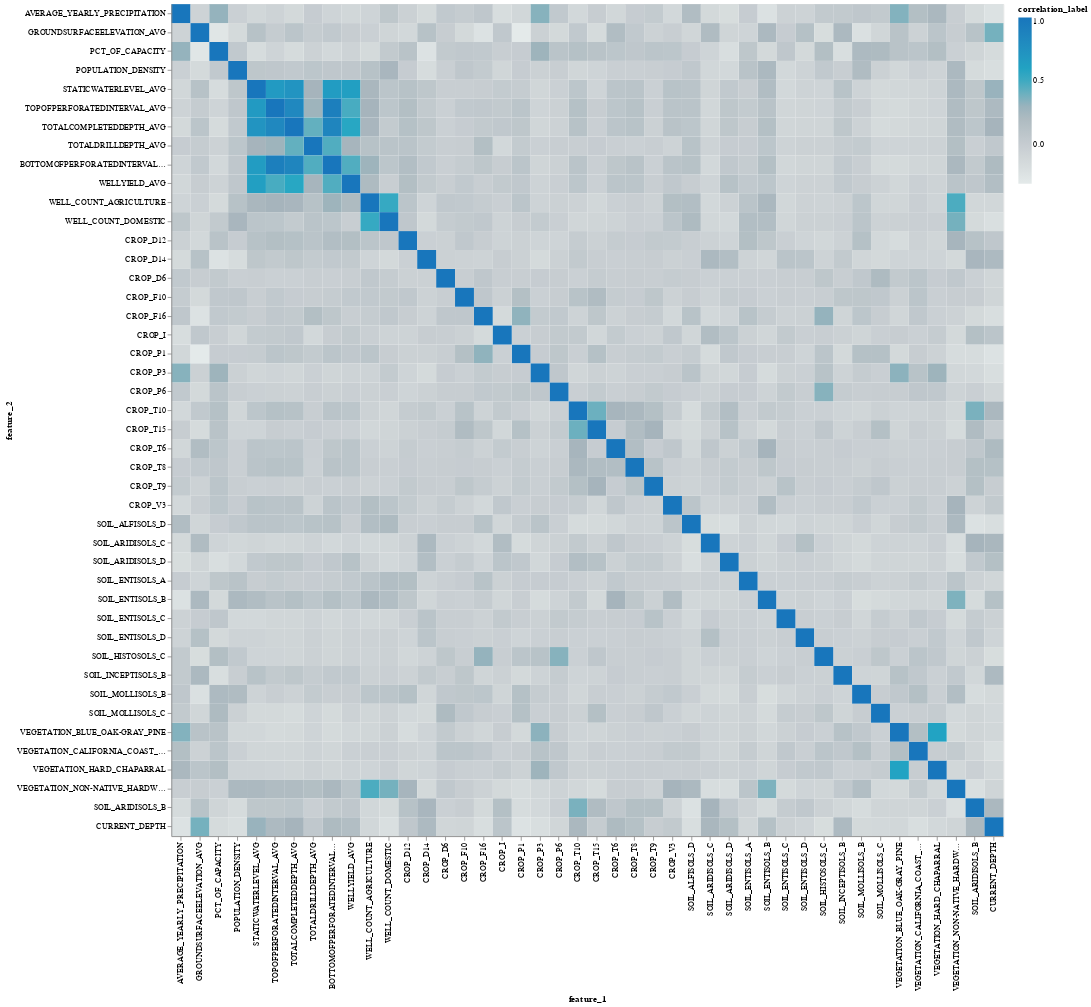

The code cell stored with this chart in its notebook:
### Markdown cell above
### Find feature correlation

### Code cell
draw_corr_heatmap(X_train_impute_df.reset_index(), ['TOWNSHIP_RANGE', 'YEAR'])

### Figure 1 — Vega-Lite specification as saved in the notebook (floating-point values rounded to 4 significant figures; data arrays with more than 128 entries replaced by an {"elided": "..."} marker saying what was removed)
{"config": {"view": {"continuousWidth": 400, "continuousHeight": 300}}, "data": {"name": "data-311a0afcf6a4bf169cb1b7725d3e59e1"}, "mark": "rect", "encoding": {"color": {"field": "correlation_label", "scale": {"scheme": "lightgreyteal"}, "type": "quantitative"}, "tooltip": [{"field": "feature_1", "title": "feature_1", "type": "nominal"}, {"field": "feature_2", "title": "feature_2", "type": "nominal"}, {"field": "correlation_label", "title": "Correlation Value", "type": "quantitative"}], "x": {"field": "feature_1", "sort": ["AVERAGE_YEARLY_PRECIPITATION", "GROUNDSURFACEELEVATION_AVG", "PCT_OF_CAPACITY", "POPULATION_DENSITY", "STATICWATERLEVEL_AVG", "TOPOFPERFORATEDINTERVAL_AVG", "TOTALCOMPLETEDDEPTH_AVG", "TOTALDRILLDEPTH_AVG", "BOTTOMOFPERFORATEDINTERVAL_AVG", "WELLYIELD_AVG", "WELL_COUNT_AGRICULTURE", "WELL_COUNT_DOMESTIC", "WELL_COUNT_INDUSTRIAL", "WELL_COUNT_PUBLIC", "CROP_C", "CROP_C6", "CROP_D10", "CROP_D12", "CROP_D13", "CROP_D14", "CROP_D15", "CROP_D16", "CROP_D3", "CROP_D5", "CROP_D6", "CROP_F1", "CROP_F10", "CROP_F16", "CROP_F2", "CROP_G", "CROP_G2", "CROP_G6", "CROP_I", "CROP_P1", "CROP_P3", "CROP_P6", "CROP_R", "CROP_R1", "CROP_T10", "CROP_T15", "CROP_T18", "CROP_T19", "CROP_T21", "CROP_T26", "CROP_T30", "CROP_T31", "CROP_T4", "CROP_T6", "CROP_T8", "CROP_T9", "CROP_V", "CROP_V3", "CROP_YP", "SOIL_ALFISOLS_B", "SOIL_ALFISOLS_C", "SOIL_ALFISOLS_D", " SOIL_ARIDISOLS_B", "SOIL_ARIDISOLS_C", "SOIL_ARIDISOLS_D", "SOIL_ENTISOLS_A", "SOIL_ENTISOLS_B", "SOIL_ENTISOLS_C", "SOIL_ENTISOLS_D", "SOIL_HISTOSOLS_C", "SOIL_INCEPTISOLS_B", "SOIL_INCEPTISOLS_D", "SOIL_MOLLISOLS_B", "SOIL_MOLLISOLS_C", "SOIL_MOLLISOLS_D", "SOIL_ROCK_OUTCROP_D", "SOIL_VERTISOLS_D", "SOIL_WATER_", "VEGETATION_BLUE_OAK-GRAY_PINE", "VEGETATION_CALIFORNIA_COAST_LIVE_OAK", "VEGETATION_CANYON_LIVE_OAK", "VEGETATION_HARD_CHAPARRAL", "VEGETATION_KNOBCONE_PINE", "VEGETATION_NON-NATIVE_HARDWOOD_FOREST", "VEGETATION_PINYON-JUNIPER"], "type": "nominal"}, "y": {"field": "feature_2", "sort": ["AVERAGE_YEARLY_PRECIPITATION", "GROUNDSURFACEELEVATION_AVG", "PCT_OF_CAPACITY", "POPULATION_DENSITY", "STATICWATERLEVEL_AVG", "TOPOFPERFORATEDINTERVAL_AVG", "TOTALCOMPLETEDDEPTH_AVG", "TOTALDRILLDEPTH_AVG", "BOTTOMOFPERFORATEDINTERVAL_AVG", "WELLYIELD_AVG", "WELL_COUNT_AGRICULTURE", "WELL_COUNT_DOMESTIC", "WELL_COUNT_INDUSTRIAL", "WELL_COUNT_PUBLIC", "CROP_C", "CROP_C6", "CROP_D10", "CROP_D12", "CROP_D13", "CROP_D14", "CROP_D15", "CROP_D16", "CROP_D3", "CROP_D5", "CROP_D6", "CROP_F1", "CROP_F10", "CROP_F16", "CROP_F2", "CROP_G", "CROP_G2", "CROP_G6", "CROP_I", "CROP_P1", "CROP_P3", "CROP_P6", "CROP_R", "CROP_R1", "CROP_T10", "CROP_T15", "CROP_T18", "CROP_T19", "CROP_T21", "CROP_T26", "CROP_T30", "CROP_T31", "CROP_T4", "CROP_T6", "CROP_T8", "CROP_T9", "CROP_V", "CROP_V3", "CROP_YP", "SOIL_ALFISOLS_B", "SOIL_ALFISOLS_C", "SOIL_ALFISOLS_D", " SOIL_ARIDISOLS_B", "SOIL_ARIDISOLS_C", "SOIL_ARIDISOLS_D", "SOIL_ENTISOLS_A", "SOIL_ENTISOLS_B", "SOIL_ENTISOLS_C", "SOIL_ENTISOLS_D", "SOIL_HISTOSOLS_C", "SOIL_INCEPTISOLS_B", "SOIL_INCEPTISOLS_D", "SOIL_MOLLISOLS_B", "SOIL_MOLLISOLS_C", "SOIL_MOLLISOLS_D", "SOIL_ROCK_OUTCROP_D", "SOIL_VERTISOLS_D", "SOIL_WATER_", "VEGETATION_BLUE_OAK-GRAY_PINE", "VEGETATION_CALIFORNIA_COAST_LIVE_OAK", "VEGETATION_CANYON_LIVE_OAK", "VEGETATION_HARD_CHAPARRAL", "VEGETATION_KNOBCONE_PINE", "VEGETATION_NON-NATIVE_HARDWOOD_FOREST", "VEGETATION_PINYON-JUNIPER"], "type": "nominal"}}, "height": 1000, "width": 1000, "$schema": "https://vega.github.io/schema/vega-lite/v4.17.0.json", "datasets": {"data-311a0afcf6a4bf169cb1b7725d3e59e1": {"elided": "1936 records"}}}
